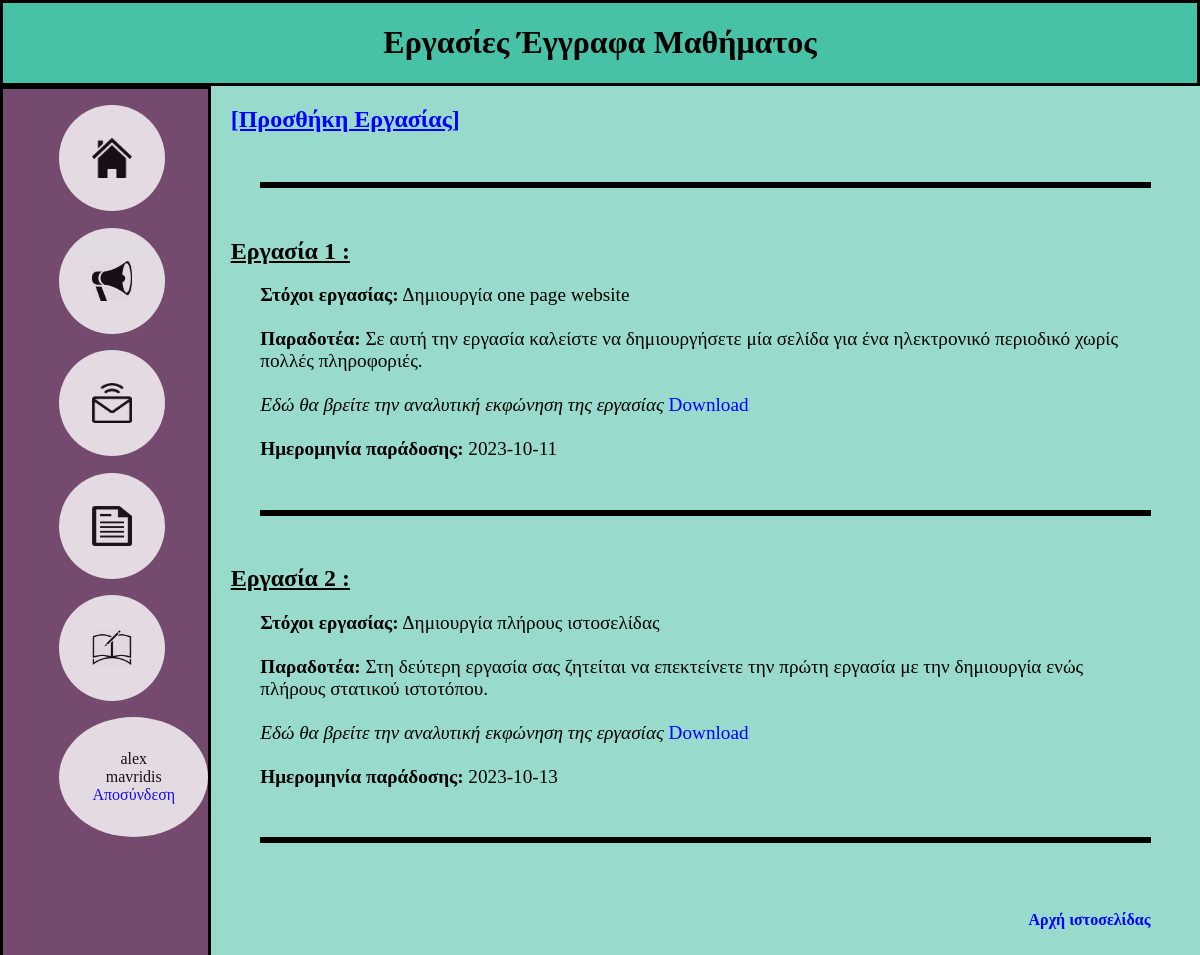
The app's page /homework.php (signed in) with its own data.
### tables this page shows
CREATE TABLE `homework` (
  `id` int(11) NOT NULL,
  `goals` varchar(200) NOT NULL,
  `file_path` varchar(100) NOT NULL,
  `deliverables` varchar(200) NOT NULL,
  `date` date NOT NULL
);

### homework.php (the view, shortened to what this page needs)
<?php
require('dp_connection.php');
?>
<!DOCTYPE html>
<html>
  <head>
    <link rel="stylesheet" href="StyleSheet.css" />
  </head>
  <body>
    <header><h1>Εργασίες Έγγραφα Μαθήματος</h1></header>
    <div class="contex">
      <ul class="navigation_bar">
          <li class="navigation_bar_item">
            <a href="index.php"><img src="./images/home.png" title="Home-page" alt="Home-page button" width="40" height="40" /></a>
          </li>
          <li class="navigation_bar_item">
            <a href="announcement.php"><img src="./images/announcement.png" title="Announcement" alt="announcement button" width="40" height="40" /></a>
          </li>
          <li class="navigation_bar_item">
            <a href="communication.php"><img src="./images/communication.png" title="Communication" alt="communication button" width="40" height="40" /></a>
          </li>
          <li class="navigation_bar_item">
            <a href="documents.php"><img src="./images/documents.png" title="Documents" alt="documents button" width="40" height="40" /></a>
          </li>
          <li class="navigation_bar_item">
            <a href="homework.php"><img src="./images/homework.png" title="Homework" alt="homework button" width="40" height="40" /></a>
          </li>
          <li class="navigation_bar_item">
            <?php echo $_SESSION['name']." ".$_SESSION['surname']?>
            <br>
            <a href="./login/logout.php">Αποσύνδεση</a>
          </li>
      </ul>
      <main>
      <?php
        try {
          $stmt = $conn->prepare("SELECT * FROM homework");
          $stmt->execute();
          if($_SESSION['role']==='Tutor'){
            echo'<a href=./homework_extra\add_homework.html><h2>[Προσθήκη Εργασίας]</h2></a>';
            echo '<hr>';
          }
          echo '<div>';
          while ($row = $stmt->fetch(PDO::FETCH_ASSOC)) {
            echo '<h2> Eργασία ' . htmlspecialchars($row['id']) . ' :</h2>';
            echo '<p>';
            echo '<b> Στόχοι εργασίας:</b> ' . htmlspecialchars($row['goals']);
            echo '<br><br>';
            echo '<b>Παραδοτέα:</b> ' . htmlspecialchars($row['deliverables']) ;
            echo'<br><br>';
            echo'<i>Εδώ θα βρείτε την αναλυτική εκφώνηση της εργασίας</i> <a href="./homework_extra\homework_download.php?homework_id=' . $row['id'] . '">Download</a>';
            echo '<br><br>';
            echo '<b>Ημερομηνία παράδοσης: </b>' . htmlspecialchars($row['date']);
            echo '</p>';
            echo '<hr>';
          }
          echo'</div>';
        } catch (PDOException $e) {
        echo "Error: " . $e->getMessage();
        }
      ?>
        <div class="to_the_top">
          <br>
          <a href="#"><b>Αρχή ιστοσελίδας</b></a>
        </div>
      </main>
    </div>
  </body>
</html>

### StyleSheet.css (style rules this page uses)
html { scroll-behavior: smooth; }
body { margin: 0%; min-height: 100vh; }
header { margin: 20; text-align: center; background-color: rgb(72, 194, 167); border-style:solid; }
a:link,a:visited { text-decoration: none; color: blue; }
h2 { margin: 2%; text-decoration:underline; }
ul { list-style-type: none; }
.contex { min-height: 100vh; margin: 0%; display:flex; }
.navigation_bar { flex: 1; margin: 0%; background-color: rgb(117, 74, 111); border-style: solid; }
.navigation_bar_item { margin: 10%; padding: 20%; text-align: center; width:fit-content; font-family: cursive; background-color: white; opacity: 0.8; border-radius: 70%; }
main { flex: 6; text-align: left; background-color: rgb(152, 219, 205); }
p { margin-left: 5%; margin-right: 5%; font-family:serif; font-size:larger; }
img { display: block; margin-left: auto; margin-right: auto; }
.to_the_top { margin: 5%; text-align:end; }
hr { border: solid; margin: 5%; }

### records on screen
homework: id "1", goals "Δημιουργία one page website", deliverables "Σε αυτή την εργασία καλείστε να δημιουργήσετε μία σελίδα για ένα ηλεκτρονικό περιοδικό χωρίς πολλές πληροφοριές.", date "2023-10-11"
homework: id "2", goals "Δημιουργία πλήρους ιστοσελίδας", deliverables "Στη δεύτερη εργασία σας ζητείται να επεκτείνετε την πρώτη εργασία με την δημιουργία ενώς πλήρους στατικού ιστοτόπου.", date "2023-10-13"

### other values on screen
$_SESSION['name'] "alex"
$_SESSION['surname'] "mavridis"
